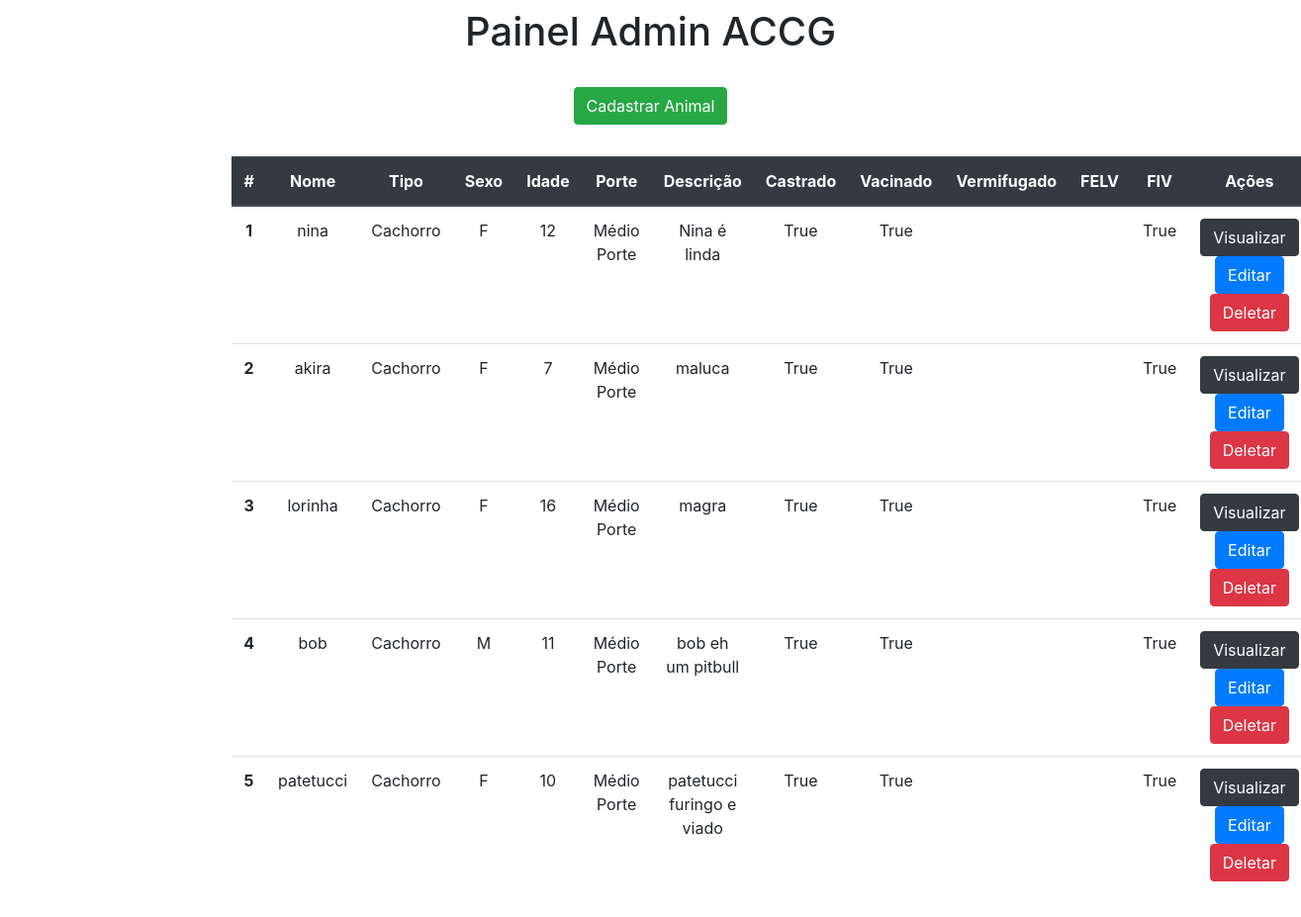
The app's page /admin-accg/ (signed in), older data.
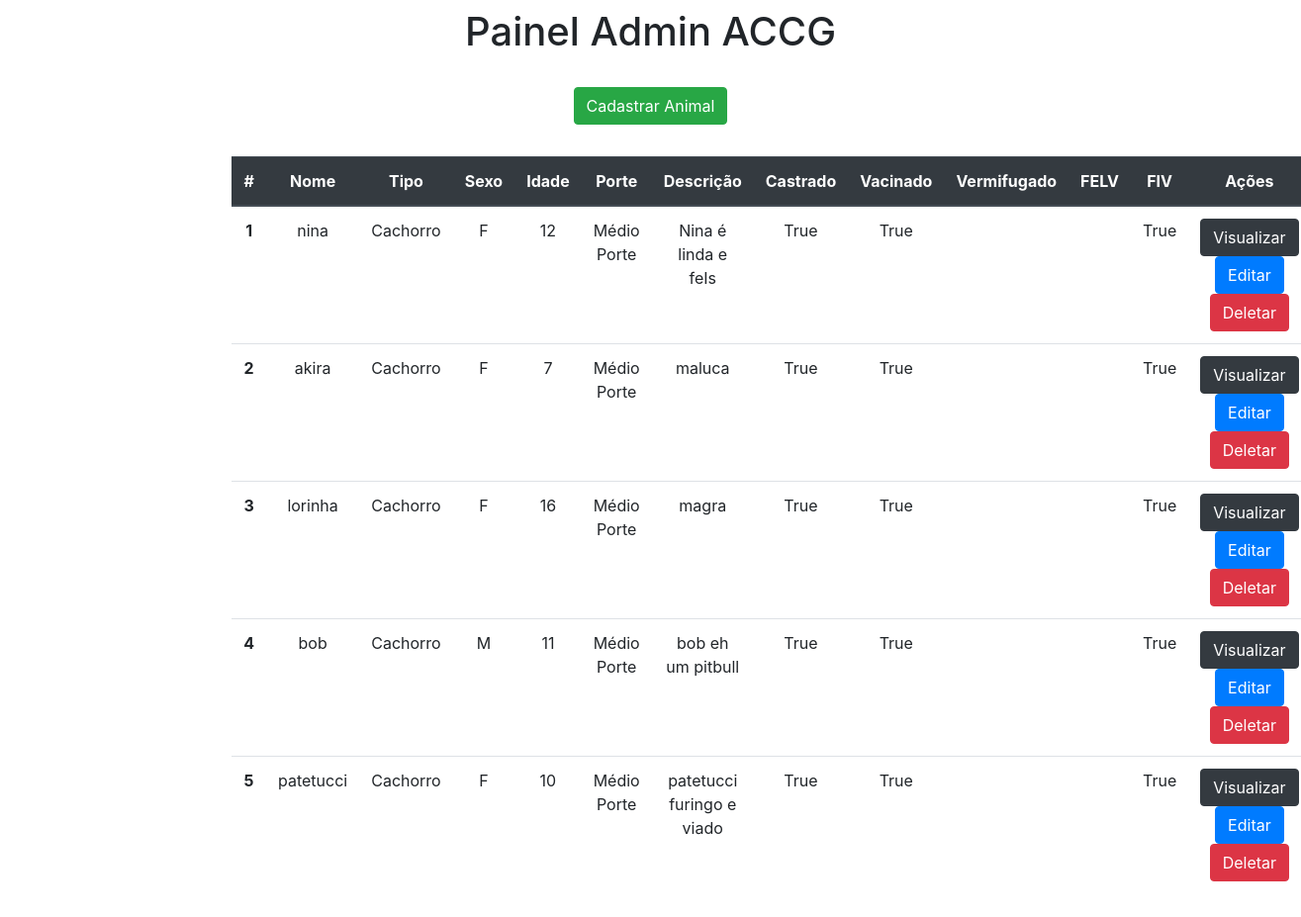
The same page, newer data.
### app/models.py (models this page shows)
class Animais(models.Model):
    sexo = {
        "F": "Fêmea",
        "M": "Macho",
    }
    tipo = {
        "Gato": "Gato",
        "Cachorro": "Cachorro",
    }
    porte = {
        "Pequeno Porte": "Pequeno Porte",
        "Médio Porte": "Médio Porte",
        "Grande Porte": "Grande Porte",
    }
    nome = models.CharField(max_length=30)
    idade = models.IntegerField()
    descricao = models.TextField()
    castrado = models.BooleanField()
    vacinado = models.BooleanField()
    vermifugado = models.BooleanField()
    sexo = models.CharField(max_length=1, choices=sexo)
    tipo = models.CharField(max_length=10, choices=tipo)
    porte = models.CharField(max_length=20, choices=porte, default=porte["Médio Porte"])
    url_imagem = models.CharField(max_length=100, default="https://static.wixstatic.com/media/f94f12_6af5c43bf13048b9b0d22534c7ed9cd7~mv2.png")

### app/views.py (the view)
# urls.py: path('admin-accg/', adminAccg, name='adminAccg'),
def adminAccg(request):
    data = {}
    data['db'] = Animais.objects.all()
    return render(request, 'admin.html', data)

### app/templates/admin.html (shortened to what this page needs)
<!DOCTYPE html>
<html lang="pt-br">
<head>
    <link rel="stylesheet" href="https://stackpath.bootstrapcdn.com/bootstrap/4.4.1/css/bootstrap.min.css">
</head>
<body>
{% block content %}
    {% if request.user.is_authenticated %}
        <div class="col-8 m-auto pt-2 pb-2 text-center">
            <h1>Painel Admin ACCG</h1>
        </div>
        <div class="col-8 m-auto pt-3 pb-2 text-center">
            <a href="/admin-accg/cadastrar" class="btn btn-success">Cadastrar Animal</a>
        </div>
        <div class="col-8 m-auto pt-4 pb-2 text-center">
            <table class="table">
              <thead class="thead-dark">
                <tr>
                  <th scope="col">#</th>
                  <th scope="col">Nome</th>
                  <th scope="col">Tipo</th>
                  <th scope="col">Sexo</th>
                  <th scope="col">Idade</th>
                  <th scope="col">Porte</th>
                  <th scope="col">Descrição</th>
                  <th scope="col">Castrado</th>
                  <th scope="col">Vacinado</th>
                  <th scope="col">Vermifugado</th>
                  <th scope="col">FELV</th>
                  <th scope="col">FIV</th>
                  <th scope="col">Ações</th>
                </tr>
              </thead>
              <tbody>
              {% for dbs in db %}
                <tr>
                  <th>{{dbs.id}}</th>
                  <td>{{dbs.nome}}</td>
                  <td>{{dbs.tipo}}</td>
                  <td>{{dbs.sexo}}</td>
                  <td>{{dbs.idade}}</td>
                  <td>{{dbs.porte}}</td>
                  <td>{{dbs.descricao}}</td>
                  <td>{{dbs.castrado}}</td>
                  <td>{{dbs.vacinado}}</td>
                  <td>{{dbs.felv}}</td>
                  <td>{{dbs.fiv}}</td>
                  <td>{{dbs.vermifugado}}</td>
                  <td>
                    <a href="/admin-accg/animal/{{dbs.id}}/" class="btn btn-dark">Visualizar</a>
                    <a href="/admin-accg/editar/{{dbs.id}}/" class="btn btn-primary">Editar</a>
                    <a href="/admin-accg/deletar/{{dbs.id}}/" class="btn btn-danger btnDel">Deletar</a>
                </td>
                </tr>
              {% endfor %}
              </tbody>
            </table>
        </div>
        {% load static %}
    {% else %}
        Área Restrita
    {% endif %}
</body>
{% endblock %}
</html>

Row changes from the older to the newer data that the page shows:
changed Animais "nina": descricao "Nina é linda" → "Nina é linda e feIs"
